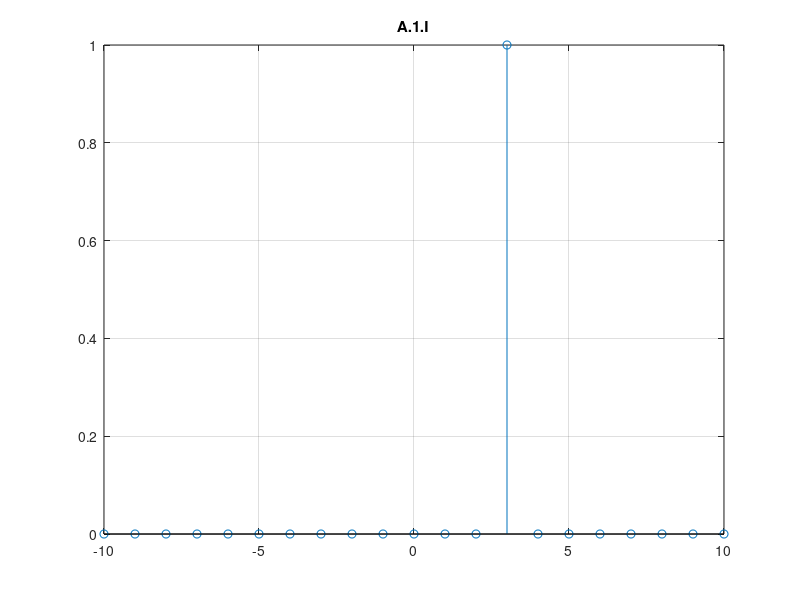
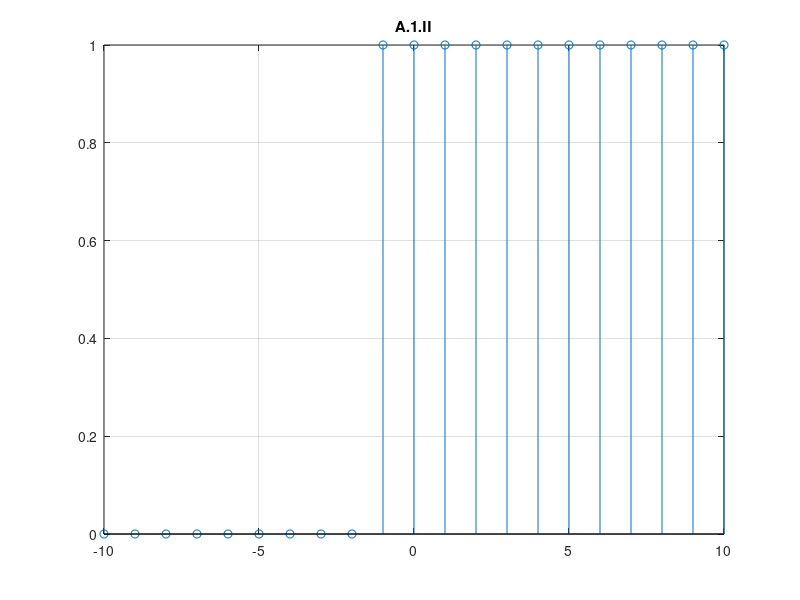
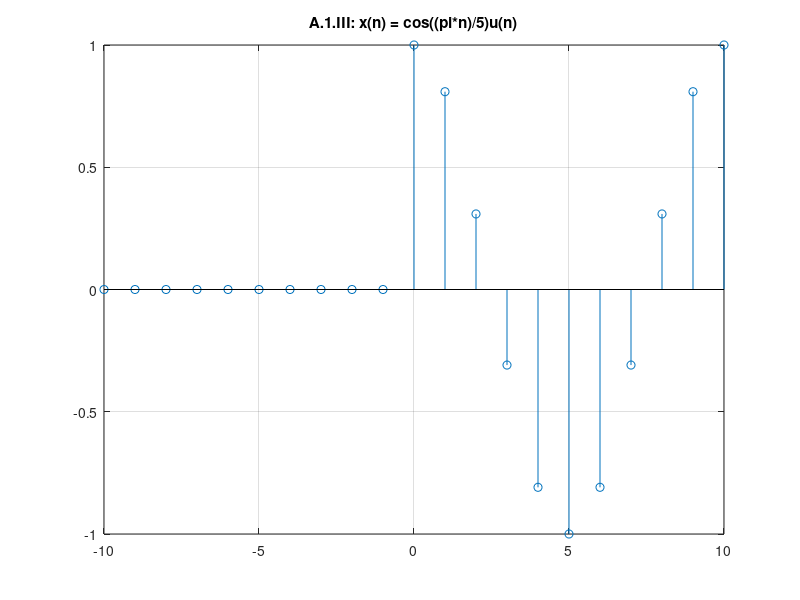
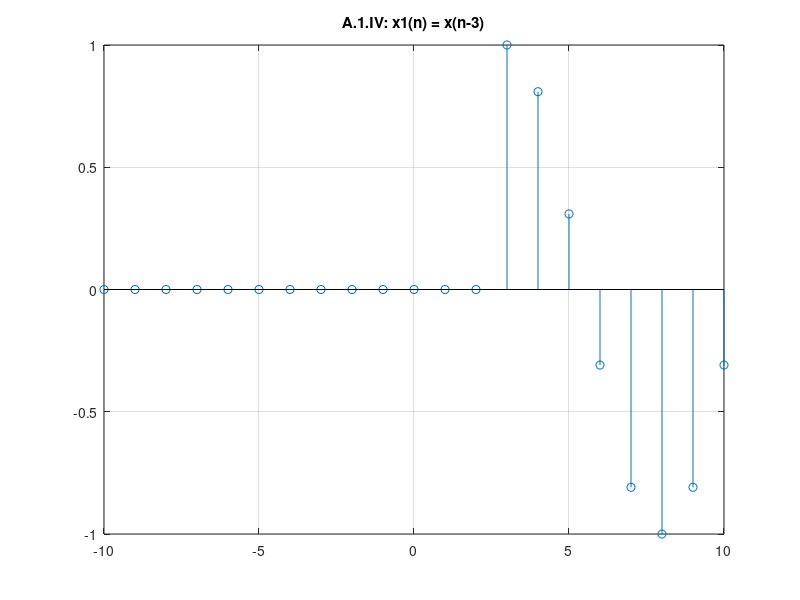

Reproduce these figures in MATLAB, in order. (Note: this script raises an error after producing the figures.)
%% ELE 632 Lab #1 
% *Chaim Frischman (500626941)* &
% *Sameer Naumani (500703778)*
% 
% In Matlab, functions need to be declared at the bottom of the 
% script. Therefore, all function declarations can be found at the end of
% the report.
%%% Part A
%%
% Question 1
%%
% The range of n values are delta function are declared:
n = (-10:10);
h1= @(n)1.0*(n==0); %Delta function is only 1 at n = 0
%%
% Part A.1.I is plotted:
figure;
stem(n, h1(n-3));
title('A.1.I');
grid;
%%
% Part A.1.II is plotted:
u1= @(n)1.0*(n>=0); 
figure;
stem(n, u1(n+1));
title('A.1.II');
grid;
%%
% Part A.1.III is plotted:
x = @(n) cos(pi.*n./5).*u1(n);
figure;
stem(n,x(n));
title('A.1.III: x(n) = cos((pi*n)/5)u(n)');
grid;
%%
% Part A.1.IV is plotted:
x1 = @(n)x(n-3); 
figure;
stem(n,x1(n));
title('A.1.IV: x1(n) = x(n-3)');
grid;
%%
% Part A.1.V is plotted:
x2 = @(n)x(-n); 
figure;
stem(n,x2(n));
title('A.1.V: x2(n) = x(-n)');
grid;
%%
% In x1(n) the transformation that is performed is a time shift to the
% right by 3.
% In x2(n) the transformation that is performed is a time reversal noted by
% the x(-n).  
%%
% Question 2
%%
% Part A.2.I is plotted:
figure;
n = (-10:70);
u = @(n)1.0.*(n>=0); %Don't forget .* operation as opposed to just *
f = @(n)5.*exp(-n/8);
y = @(n)f(n).*(u(n)-u(n-10));
stem(n,y(n));
title('A.2.I');
grid;
%%
% Part A.2.II is plotted:
figure;
y1 = @(n)y(3.*n); %y1(n) = y(3n) Downsampling
stem(n,y1(n));
title('A.2.II');
grid;
%%
% Part A.2.III is plotted:
figure;
y2 = @(n)y(n./3); %y2(n) = y(n/3) Upsampling
stem(n,y2(n));
title('A.2.III');
grid;
%%
% The two transformations are examples of variations of timescaling. 
% y1(n) is scaling the function by 3. Hence, are sampling only the
% dividends of 3. As a result we are downsampling because we are sampling less
% points
% y2(n) is is scaling the function by 1/3. As a result we are upsampling as
% more points are sampled.
%%
% Question 3
%%
% Part A.3.I is plotted:
t = (-10:1:70);
figure; 
f = @(t)5.*exp(-t/8);
z = @(t)f(t).*(u(t)-u(t-10));
y3 = @(t)z(t./3);
stem(t,y3(t));
title('A.3.I');
grid;
%%
% y3(n) and y2(n) are different due to the fact that discrete functions can
% only operate on integer values while continuous functions are not
% exclusivlely limited to integer values. Continuous funcitons are able to
% operate and resolve real numbers as well.
%%
%%% Part B
% The interest rate and starting balance are hard coded
% global variables. This makes it easy to have these values changed,
% without touching and/or modifying any other parts of the code:
global BALANCE INTEREST_RATE;
%%
% The function "reset_global_variables()" resets the balance and interest
% rate back to their starting values to ensure Part 2 and Part 3 begin with
% the proper input values.
reset_global_variables();
%%
% Part 2:
figure;
title("Part B.2");
xlabel("Month of the Year");
ylabel("Dollars");
for month = 1:12
    hold on
    stem(month, calculate_balance(0));
    hold off
end
%%
% The balance after a year of no deposits is:
BALANCE
%%
% Global variables are reset and the balance is calculated when one
% deposits $100 * n each month, where n is the number month of the year.
reset_global_variables();

figure;
title("Part B.3");
xlabel("Month of the Year");
ylabel("Dollars");
for month = 1:12
    hold on
    stem(month, calculate_balance(100 * month));
    hold off;
end
%%
% The balance after a year of deposits of $100*n each month, where n is the
% number month of the year:
BALANCE
%%
%%% Part C
% Interval n (length 45), delta function and x(n) input signals are
% decalared:
n = (0:44);
d = @(n)1.0*(n==0); %Delta function
x = @(n) cos(pi.*n./5) + d(n-20) + d(n-35);

values_of_n = [4 8 12];
figure;

for index = 1:numel(values_of_n)
    subplot(length(values_of_n),1, index);
    stem(max_filter(x(n), values_of_n(index)));
    title(['Max Filter of x(n) with N = ', num2str(values_of_n(index))]);
    xlabel('n');
    ylabel('y');
end    
%%
%%% Part D
% Below, the functions for energy and power of a discrete signal are
% decalred. The input signal is also declared and the results of the energy
% and power of the input signal are displayed respectively.
INPUT_SIGNAL = [-9, -6, -3, 0, 3, 6, 9];
%%
% The energy of the input signal is:
energy = calculate_energy_of_signal(INPUT_SIGNAL);
energy
%%
% The power of the input signal is:
power = caluclate_power_of_signal(INPUT_SIGNAL);
power
%%
% Declaration of functions
%%
% Part B Functions:
function reset_global_variables()
    global BALANCE INTEREST_RATE
    BALANCE = 2000;
    INTEREST_RATE = 2;
end

function account_balance = calculate_balance(deposit)
    global BALANCE INTEREST_RATE;
    account_balance = ((1 + (INTEREST_RATE/100)) * BALANCE) + deposit;
    BALANCE = account_balance;
end
%%
% Part C Functions:
function max_vector = max_filter(x, N)
    M = length(x);
    y = zeros(1, length(x));
    x = [zeros(1,N-1) x];
    for i = 1:M
        y(i) = max(x(i:i+N-1));
    end
    max_vector = y;
end
%%
% Part D Functions:
function energy_of_signal = calculate_energy_of_signal(input_signal)
    energy_of_signal = 0;
    for signal = input_signal
        energy_of_signal = energy_of_signal + abs(signal.^2);
    end
end

function power_of_signal = caluclate_power_of_signal(input_signal)
    power_of_signal = calculate_energy_of_signal(input_signal) / length(input_signal);
end

